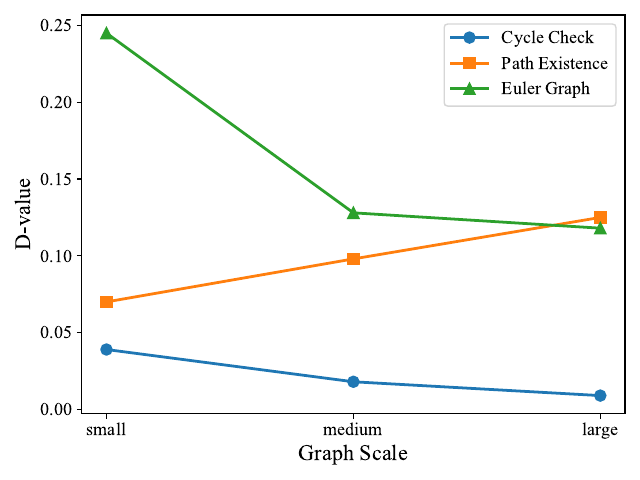

This chart was generated by the following Python code:
import matplotlib.pyplot as plt

# 数据
x_labels = ["small", "medium", "large"]
data1 = [0.039, 0.018, 0.009]
data2 = [0.07, 0.098, 0.125]
data3 = [0.245, 0.128, 0.118]

# 设置字体
plt.rcParams["font.family"] = "Times New Roman"

# 创建图形和轴
fig, ax = plt.subplots()

# 绘制折线图
ax.plot(x_labels, data1, marker='o', label='Cycle Check', color='#1f77b4', linewidth=2, markersize=8)
ax.plot(x_labels, data2, marker='s', label='Path Existence', color='#ff7f0e', linewidth=2, markersize=8)
ax.plot(x_labels, data3, marker='^', label='Euler Graph', color='#2ca02c', linewidth=2, markersize=8)

# 添加标题和标签
# ax.set_title('Comparison of Data Sets', fontsize=14)
ax.set_xlabel('Graph Scale', fontsize=16)
ax.set_ylabel('D-value', fontsize=16)

# 设置坐标轴刻度字体大小
ax.tick_params(axis='both', labelsize=13)

# 显示图例并设置字体大小
ax.legend(fontsize=13)

# 优化布局
plt.tight_layout()

# 保存为 PDF
plt.savefig('./scale_pic.pdf', format='pdf')

# 显示图形
plt.show()
